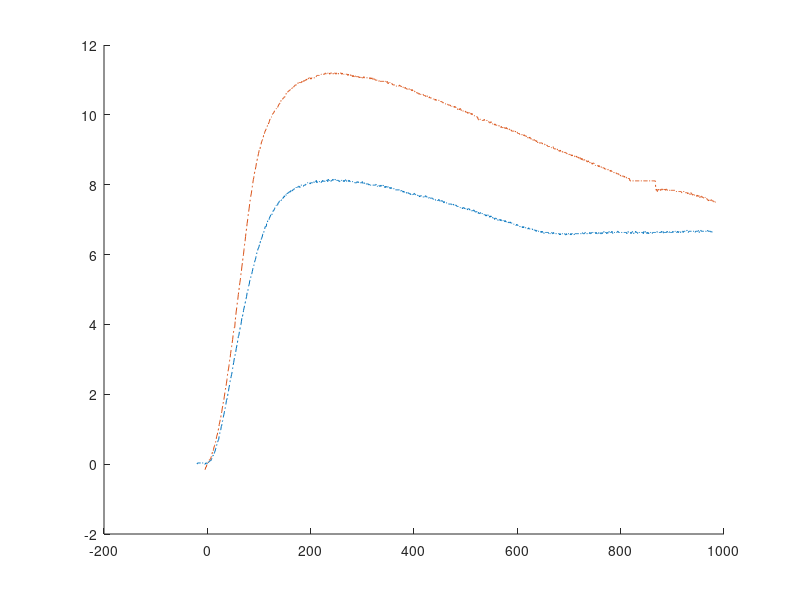

Here is the MATLAB script that generated this plot: (Note: this script raises an error after producing the figure.)
clear variables, close all, clc, format compact
%%
tempio=[
23.70500997203753
23.70500997203753
23.772636659716103
23.772636659716103
23.84026470852855
23.874079243385797
23.907894118557486
23.907894118557486
23.975524889885136
23.975524889885136
23.975524889885136
24.009340786061372
24.043157022592982
24.076973599490856
24.144607774424067
24.212243310943986
24.212243310943986
24.27988020913247
24.347518469071375
24.381338109723327
24.448978412442557
24.48279907453086
24.550441420215904
24.651907492668894
24.685730197907745
24.753376630079007
24.821024424577047
24.888673581484102
24.99014987154172
25.05780243483177
25.12545636081883
25.193111649585124
25.294597138126996
25.362255834202596
25.46374643409405
25.531408537993745
25.632904250007513
25.700569762246086
25.80207058715492
25.903574480171162
26.005081441573424
26.072754453971175
26.174266529968676
26.275781675094525
26.411139976609544
26.51266228411725
26.5803455280252
26.68187295244825
26.817247628092503
26.884937013134834
27.020319878072186
27.12186061009708
27.223404413850155
27.32495128961001
27.426501237655632
27.561905947976605
27.66346306577366
27.765023256786545
27.765023256786545
27.968152859575
28.103579425857657
28.23901145778463
28.340589068957126
28.476030667354266
28.57761545413945
28.713066621033985
28.814658584952934
28.950119322373205
29.051718464947374
29.153320684554146
29.288795097674072
29.390404498110097
29.525888486684707
29.62750506947331
29.762998635533208
29.864622402197345
30.000125547773877
30.135634168272123
30.23726922696253
30.372787430170877
30.508311110126908
30.609957464608904
30.745490730470387
30.84714427514464
30.982687128946306
31.08434786533877
31.18601168436301
31.32156823875236
31.423239251676357
31.524913348167082
31.592697792392325
31.694377028785354
31.796059349493817
31.897744754798573
31.99943324498049
32.06722728572717
32.168920917994434
32.236718387058595
32.30451722759514
32.37231743968742
32.47402032967449
32.54182397101995
32.60962898421253
32.677435369335946
32.74524312647243
32.813052255706104
32.880862757119935
32.880862757119935
32.98258108226046
33.016487876821145
33.08430249527561
33.118210319190034
33.15211848624328
33.18602699644586
33.28775458605283
33.28775458605283
33.35557469506104
33.38948526437738
33.42339617691627
33.457307432687465
33.49121903170149
33.52513097396923
33.592955888306406
33.592955888306406
33.62686886039687
33.66078217578235
33.72860983648041
33.72860983648041
33.76252418181402
33.796438870483954
33.796438870483954
33.86426927787671
33.89818499661981
33.89818499661981
33.93210105874166
33.966017464252396
33.966017464252396
33.99993421316253
34.03385130548221
34.03385130548221
34.06776874122269
34.06776874122269
34.10168652039336
34.135604643005486
34.16952310906883
34.16952310906883
34.237361071592346
34.237361071592346
34.27128056807317
34.27128056807317
34.3052004080469
34.3052004080469
34.33912059152478
34.33912059152478
34.37304111851659
34.37304111851659
34.37304111851659
34.44088320308477
34.474804760681806
34.474804760681806
34.50872666183444
34.50872666183444
34.542648906553936
34.542648906553936
34.542648906553936
34.57657149485006
34.57657149485006
34.610494426733325
34.610494426733325
34.610494426733325
34.64441770221425
34.64441770221425
34.64441770221425
34.67834132130334
34.67834132130334
34.71226528401074
34.71226528401074
34.71226528401074
34.71226528401074
34.746189590347704
34.746189590347704
34.78011424032326
34.746189590347704
34.78011424032326
34.78011424032326
34.78011424032326
34.78011424032326
34.78011424032326
34.81403923394941
34.78011424032326
34.81403923394941
34.81403923394941
34.84796457123554
34.81403923394941
34.84796457123554
34.84796457123554
34.84796457123554
34.881890252192555
34.84796457123554
34.881890252192555
34.881890252192555
34.915816276830576
34.881890252192555
34.915816276830576
34.915816276830576
34.881890252192555
34.881890252192555
34.915816276830576
34.915816276830576
34.915816276830576
34.915816276830576
34.915816276830576
34.915816276830576
34.915816276830576
34.94974264516049
34.94974264516049
34.94974264516049
34.983669357192454
34.983669357192454
34.983669357192454
34.983669357192454
34.983669357192454
34.983669357192454
34.983669357192454
34.983669357192454
35.01759641293697
35.01759641293697
35.01759641293697
35.01759641293697
35.01759641293697
35.01759641293697
35.01759641293697
35.01759641293697
35.05152381240417
35.05152381240417
35.01759641293697
35.01759641293697
35.01759641293697
35.05152381240417
35.05152381240417
35.01759641293697
35.05152381240417
35.01759641293697
35.05152381240417
35.05152381240417
35.05152381240417
35.05152381240417
35.05152381240417
35.01759641293697
35.05152381240417
35.01759641293697
35.05152381240417
35.05152381240417
35.05152381240417
35.01759641293697
35.05152381240417
35.05152381240417
35.01759641293697
35.01759641293697
35.05152381240417
35.05152381240417
35.05152381240417
35.05152381240417
35.05152381240417
35.05152381240417
35.01759641293697
35.05152381240417
35.01759641293697
35.05152381240417
35.01759641293697
35.01759641293697
35.01759641293697
35.01759641293697
35.01759641293697
35.01759641293697
35.01759641293697
35.01759641293697
34.983669357192454
35.01759641293697
34.983669357192454
34.983669357192454
34.983669357192454
34.983669357192454
35.01759641293697
34.983669357192454
34.983669357192454
34.94974264516049
34.983669357192454
34.94974264516049
34.983669357192454
34.94974264516049
34.94974264516049
34.983669357192454
34.94974264516049
34.94974264516049
34.94974264516049
34.94974264516049
34.94974264516049
34.94974264516049
34.915816276830576
34.94974264516049
34.94974264516049
34.915816276830576
34.94974264516049
34.915816276830576
34.915816276830576
34.915816276830576
34.915816276830576
34.94974264516049
34.915816276830576
34.915816276830576
34.915816276830576
34.915816276830576
34.915816276830576
34.915816276830576
34.915816276830576
34.915816276830576
34.915816276830576
34.915816276830576
34.915816276830576
34.881890252192555
34.915816276830576
34.915816276830576
34.881890252192555
34.915816276830576
34.915816276830576
34.84796457123554
34.881890252192555
34.881890252192555
34.881890252192555
34.84796457123554
34.84796457123554
34.84796457123554
34.84796457123554
34.84796457123554
34.84796457123554
34.84796457123554
34.81403923394941
34.84796457123554
34.81403923394941
34.81403923394941
34.81403923394941
34.81403923394941
34.81403923394941
34.81403923394941
34.81403923394941
34.81403923394941
34.81403923394941
34.78011424032326
34.81403923394941
34.81403923394941
34.78011424032326
34.78011424032326
34.81403923394941
34.78011424032326
34.746189590347704
34.78011424032326
34.746189590347704
34.78011424032326
34.78011424032326
34.746189590347704
34.746189590347704
34.746189590347704
34.746189590347704
34.71226528401074
34.71226528401074
34.71226528401074
34.71226528401074
34.71226528401074
34.67834132130334
34.67834132130334
34.67834132130334
34.67834132130334
34.67834132130334
34.67834132130334
34.67834132130334
34.67834132130334
34.71226528401074
34.67834132130334
34.67834132130334
34.67834132130334
34.64441770221425
34.64441770221425
34.64441770221425
34.64441770221425
34.64441770221425
34.64441770221425
34.610494426733325
34.64441770221425
34.610494426733325
34.610494426733325
34.610494426733325
34.57657149485006
34.57657149485006
34.57657149485006
34.57657149485006
34.610494426733325
34.57657149485006
34.57657149485006
34.57657149485006
34.57657149485006
34.542648906553936
34.57657149485006
34.542648906553936
34.542648906553936
34.542648906553936
34.542648906553936
34.50872666183444
34.50872666183444
34.50872666183444
34.50872666183444
34.474804760681806
34.474804760681806
34.474804760681806
34.474804760681806
34.44088320308477
34.474804760681806
34.44088320308477
34.44088320308477
34.44088320308477
34.44088320308477
34.44088320308477
34.44088320308477
34.44088320308477
34.406961989033206
34.406961989033206
34.406961989033206
34.406961989033206
34.37304111851659
34.406961989033206
34.406961989033206
34.37304111851659
34.37304111851659
34.37304111851659
34.33912059152478
34.37304111851659
34.33912059152478
34.33912059152478
34.33912059152478
34.33912059152478
34.33912059152478
34.33912059152478
34.3052004080469
34.3052004080469
34.33912059152478
34.3052004080469
34.27128056807317
34.3052004080469
34.27128056807317
34.27128056807317
34.27128056807317
34.27128056807317
34.27128056807317
34.27128056807317
34.27128056807317
34.237361071592346
34.237361071592346
34.237361071592346
34.237361071592346
34.237361071592346
34.20344191859428
34.20344191859428
34.20344191859428
34.20344191859428
34.16952310906883
34.16952310906883
34.16952310906883
34.16952310906883
34.16952310906883
34.16952310906883
34.16952310906883
34.135604643005486
34.135604643005486
34.135604643005486
34.135604643005486
34.135604643005486
34.10168652039336
34.135604643005486
34.10168652039336
34.10168652039336
34.10168652039336
34.10168652039336
34.10168652039336
34.06776874122269
34.10168652039336
34.06776874122269
34.06776874122269
34.06776874122269
34.03385130548221
34.03385130548221
33.99993421316253
34.03385130548221
34.03385130548221
33.99993421316253
34.03385130548221
34.03385130548221
33.99993421316253
33.966017464252396
33.966017464252396
33.966017464252396
33.966017464252396
33.966017464252396
33.966017464252396
33.966017464252396
33.966017464252396
33.93210105874166
33.93210105874166
33.93210105874166
33.93210105874166
33.89818499661981
33.93210105874166
33.89818499661981
33.93210105874166
33.89818499661981
33.89818499661981
33.89818499661981
33.86426927787671
33.89818499661981
33.86426927787671
33.86426927787671
33.86426927787671
33.83035390250147
33.83035390250147
33.83035390250147
33.83035390250147
33.83035390250147
33.796438870483954
33.796438870483954
33.796438870483954
33.72860983648041
33.72860983648041
33.69469583447336
33.69469583447336
33.72860983648041
33.72860983648041
33.72860983648041
33.72860983648041
33.69469583447336
33.69469583447336
33.69469583447336
33.69469583447336
33.72860983648041
33.69469583447336
33.69469583447336
33.69469583447336
33.69469583447336
33.69469583447336
33.69469583447336
33.66078217578235
33.66078217578235
33.66078217578235
33.62686886039687
33.62686886039687
33.62686886039687
33.66078217578235
33.62686886039687
33.62686886039687
33.592955888306406
33.592955888306406
33.592955888306406
33.559043259500825
33.592955888306406
33.592955888306406
33.559043259500825
33.559043259500825
33.559043259500825
33.559043259500825
33.559043259500825
33.559043259500825
33.559043259500825
33.52513097396923
33.52513097396923
33.52513097396923
33.49121903170149
33.52513097396923
33.49121903170149
33.49121903170149
33.49121903170149
33.49121903170149
33.52513097396923
33.49121903170149
33.457307432687465
33.49121903170149
33.457307432687465
33.49121903170149
33.457307432687465
33.457307432687465
33.457307432687465
33.42339617691627
33.42339617691627
33.457307432687465
33.42339617691627
33.42339617691627
33.42339617691627
33.38948526437738
33.38948526437738
33.38948526437738
33.38948526437738
33.38948526437738
33.38948526437738
33.35557469506104
33.38948526437738
33.35557469506104
33.35557469506104
33.35557469506104
33.35557469506104
33.321664468956364
33.321664468956364
33.321664468956364
33.321664468956364
33.28775458605283
33.28775458605283
33.28775458605283
33.28775458605283
33.28775458605283
33.28775458605283
33.25384504633993
33.25384504633993
33.28775458605283
33.25384504633993
33.25384504633993
33.25384504633993
33.25384504633993
33.219935849807904
33.219935849807904
33.219935849807904
33.18602699644586
33.219935849807904
33.18602699644586
33.219935849807904
33.18602699644586
33.18602699644586
33.15211848624328
33.15211848624328
33.15211848624328
33.15211848624328
33.118210319190034
33.118210319190034
33.15211848624328
33.118210319190034
33.118210319190034
33.118210319190034
33.08430249527561
33.118210319190034
33.05039501448948
33.08430249527561
33.08430249527561
33.05039501448948
33.05039501448948
33.05039501448948
33.05039501448948
33.05039501448948
33.05039501448948
33.05039501448948
33.016487876821145
33.016487876821145
33.016487876821145
33.016487876821145
33.016487876821145
32.98258108226046
32.98258108226046
32.98258108226046
32.98258108226046
32.98258108226046
32.948674630796916
32.948674630796916
32.948674630796916
32.948674630796916
32.948674630796916
32.948674630796916
32.948674630796916
32.914768522420374
32.914768522420374
32.914768522420374
32.948674630796916
32.914768522420374
32.880862757119935
32.880862757119935
32.880862757119935
32.880862757119935
32.880862757119935
32.880862757119935
32.846957334885104
32.880862757119935
32.846957334885104
32.846957334885104
32.813052255706104
32.813052255706104
32.846957334885104
32.813052255706104
32.813052255706104
32.813052255706104
32.77914751957205
32.813052255706104
32.813052255706104
32.77914751957205
32.77914751957205
32.77914751957205
32.77914751957205
32.77914751957205
32.74524312647243
32.74524312647243
32.74524312647243
32.74524312647243
32.74524312647243
32.71133907639711
32.74524312647243
32.74524312647243
32.71133907639711
32.71133907639711
32.677435369335946
32.71133907639711
32.677435369335946
32.677435369335946
32.677435369335946
32.677435369335946
32.677435369335946
32.64353200527767
32.64353200527767
32.677435369335946
32.64353200527767
32.64353200527767
32.64353200527767
32.64353200527767
32.60962898421253
32.60962898421253
32.64353200527767
32.57572630613038
32.60962898421253
32.57572630613038
32.60962898421253
32.57572630613038
32.57572630613038
32.54182397101995
32.54182397101995
32.57572630613038
32.54182397101995
32.54182397101995
32.54182397101995
32.54182397101995
32.507921978871494
32.507921978871494
32.54182397101995
32.507921978871494
32.47402032967449
32.47402032967449
32.507921978871494
32.47402032967449
32.47402032967449
32.47402032967449
32.44011902341842
32.47402032967449
32.47402032967449
32.47402032967449
32.44011902341842
32.44011902341842
32.406218060092776
32.406218060092776
32.406218060092776
32.406218060092776
32.406218060092776
32.406218060092776
32.37231743968742
32.406218060092776
32.37231743968742
32.37231743968742
32.33841716219146
32.37231743968742
32.33841716219146
32.33841716219146
32.33841716219146
32.33841716219146
32.33841716219146
32.33841716219146
32.30451722759514
32.30451722759514
32.30451722759514
32.30451722759514
32.30451722759514
32.30451722759514
32.30451722759514
32.27061763588756
32.27061763588756
32.27061763588756
32.27061763588756
32.236718387058595
32.27061763588756
32.236718387058595
32.236718387058595
32.236718387058595
32.236718387058595
32.20281948109773
32.20281948109773
32.20281948109773
32.20281948109773
32.20281948109773
32.20281948109773
32.168920917994434
32.168920917994434
32.168920917994434
32.168920917994434
32.168920917994434
32.13502269773896
32.13502269773896
32.10112482031967
32.13502269773896
32.13502269773896
32.10112482031967
32.10112482031967
32.10112482031967
32.10112482031967
32.10112482031967
32.06722728572717
32.10112482031967
32.06722728572717
32.06722728572717
32.06722728572717
32.033330093950944
32.033330093950944
32.033330093950944
32.033330093950944
32.033330093950944
32.033330093950944
31.965536738804907
31.965536738804907
31.965536738804907
31.965536738804907
31.965536738804907
31.965536738804907
31.965536738804907
31.965536738804907
31.965536738804907
31.965536738804907
31.965536738804907
31.965536738804907
31.965536738804907
31.965536738804907
31.965536738804907
31.965536738804907
31.965536738804907
31.965536738804907
31.965536738804907
31.965536738804907
31.965536738804907
31.965536738804907
31.965536738804907
31.965536738804907
31.965536738804907
31.965536738804907
31.965536738804907
31.965536738804907
31.965536738804907
31.965536738804907
31.965536738804907
31.965536738804907
31.965536738804907
31.965536738804907
31.965536738804907
31.965536738804907
31.965536738804907
31.965536738804907
31.965536738804907
31.965536738804907
31.965536738804907
31.965536738804907
31.965536738804907
31.965536738804907
31.965536738804907
31.965536738804907
31.965536738804907
31.965536738804907
31.965536738804907
31.965536738804907
31.728270792972523
31.694377028785354
31.728270792972523
31.660483607299938
31.694377028785354
31.728270792972523
31.694377028785354
31.694377028785354
31.728270792972523
31.694377028785354
31.694377028785354
31.728270792972523
31.728270792972523
31.728270792972523
31.694377028785354
31.694377028785354
31.728270792972523
31.694377028785354
31.728270792972523
31.694377028785354
31.728270792972523
31.728270792972523
31.694377028785354
31.694377028785354
31.694377028785354
31.694377028785354
31.694377028785354
31.694377028785354
31.694377028785354
31.728270792972523
31.694377028785354
31.694377028785354
31.694377028785354
31.694377028785354
31.694377028785354
31.694377028785354
31.694377028785354
31.694377028785354
31.694377028785354
31.660483607299938
31.660483607299938
31.660483607299938
31.660483607299938
31.660483607299938
31.660483607299938
31.660483607299938
31.660483607299938
31.660483607299938
31.660483607299938
31.660483607299938
31.62659052850577
31.62659052850577
31.660483607299938
31.660483607299938
31.660483607299938
31.660483607299938
31.62659052850577
31.62659052850577
31.62659052850577
31.62659052850577
31.62659052850577
31.62659052850577
31.592697792392325
31.62659052850577
31.62659052850577
31.592697792392325
31.592697792392325
31.558805398949477
31.62659052850577
31.592697792392325
31.592697792392325
31.558805398949477
31.558805398949477
31.592697792392325
31.558805398949477
31.558805398949477
31.558805398949477
31.558805398949477
31.524913348167082
31.524913348167082
31.558805398949477
31.524913348167082
31.524913348167082
31.524913348167082
31.558805398949477
31.49102164003425
31.524913348167082
31.49102164003425
31.524913348167082
31.524913348167082
31.49102164003425
31.49102164003425
31.49102164003425
31.457130274540848
31.457130274540848
31.49102164003425
31.49102164003425
31.49102164003425
31.457130274540848
31.457130274540848
31.423239251676357
31.423239251676357
31.38934857143027
31.423239251676357
31.38934857143027
31.423239251676357
31.38934857143027
31.423239251676357
31.423239251676357
31.38934857143027
31.38934857143027
31.38934857143027
31.38934857143027
31.35545823379244
31.38934857143027
31.35545823379244
31.35545823379244
31.35545823379244
31.35545823379244
]
tempp=[
23.130238070950185
23.16404546157896
23.16404546157896
23.16404546157896
23.16404546157896
23.16404546157896
23.16404546157896
23.16404546157896
23.16404546157896
23.16404546157896
23.16404546157896
23.16404546157896
23.16404546157896
23.16404546157896
23.16404546157896
23.130238070950185
23.130238070950185
23.16404546157896
23.16404546157896
23.16404546157896
23.130238070950185
23.16404546157896
23.19785319230591
23.16404546157896
23.19785319230591
23.231661263142293
23.231661263142293
23.231661263142293
23.265469674097123
23.299278425182035
23.366896947781544
23.366896947781544
23.40070671931604
23.43451683102155
23.468327282907836
23.502138074985034
23.569760679754225
23.603572492466494
23.671197138597822
23.70500997203753
23.772636659716103
23.806450513975243
23.84026470852855
23.941709334053762
24.009340786061372
24.076973599490856
24.11079051676438
24.212243310943986
24.246061589824496
24.347518469071375
24.381338109723327
24.48279907453086
24.550441420215904
24.618085127980663
24.71955324370774
24.753376630079007
24.854848832724475
24.956324100882778
24.99014987154172
25.05780243483177
25.159283834849315
25.22693980503677
25.3284263157866
25.396085693385494
25.497577315639607
25.56524010116622
25.632904250007513
25.700569762246086
25.768236637964918
25.869739508247527
25.971245446823787
26.038917777285967
26.140428830302767
26.20810457064968
26.275781675094525
26.34346014372065
26.444980404678574
26.51266228411725
26.5803455280252
26.68187295244825
26.783403447391922
26.817247628092503
26.918782217497238
26.986473649955588
27.088013358132795
27.12186061009708
27.223404413850155
27.32495128961001
27.358800930912945
27.426501237655632
27.52805425826638
27.595757979124347
27.66346306577366
27.731169518296927
27.798877336776005
27.866586521293872
27.93429707193389
28.035865459551996
28.069722271908535
28.1374369214095
28.23901145778463
28.272870319851002
28.374448956017904
28.40830918476401
28.476030667354266
28.543753516810497
28.57761545413945
28.645340354050095
28.713066621033985
28.780794255173717
28.814658584952934
28.882388269981888
28.950119322373205
28.983985361356314
29.051718464947374
29.119452936108814
29.187188774922863
29.221057207225474
29.288795097674072
29.32266455584071
29.356534355982546
29.424274982233875
29.45814580836402
29.525888486684707
29.559760338896275
29.593632533155517
29.62750506947331
29.695251168324752
29.762998635533208
29.762998635533208
29.79687288229736
29.864622402197345
29.932373290661605
29.932373290661605
29.932373290661605
30.03400218959827
30.03400218959827
30.10175649983725
30.10175649983725
30.10175649983725
30.169512178930763
30.203390531824432
30.23726922696253
30.27114826435593
30.305027644014782
30.27114826435593
30.372787430170877
30.372787430170877
30.372787430170877
30.406667836689152
30.440548585514176
30.474429676656467
30.508311110126908
30.54219288593564
30.54219288593564
30.5760750040928
30.54219288593564
30.609957464608904
30.609957464608904
30.643840267494088
30.67772341275962
30.67772341275962
30.67772341275962
30.67772341275962
30.711606900414882
30.745490730470387
30.745490730470387
30.745490730470387
30.77937490293703
30.81325941782494
30.77937490293703
30.81325941782494
30.84714427514464
30.81325941782494
30.881029474905887
30.881029474905887
30.881029474905887
30.914915017119945
30.914915017119945
30.914915017119945
30.94880090179658
30.914915017119945
30.982687128946306
30.982687128946306
30.94880090179658
30.982687128946306
30.982687128946306
30.982687128946306
31.01657369857963
31.01657369857963
31.050460610707074
31.050460610707074
31.050460610707074
31.050460610707074
31.08434786533877
31.050460610707074
31.08434786533877
31.08434786533877
31.08434786533877
31.050460610707074
31.08434786533877
31.118235462484858
31.118235462484858
31.118235462484858
31.118235462484858
31.118235462484858
31.08434786533877
31.118235462484858
31.118235462484858
31.118235462484858
31.118235462484858
31.152123402156224
31.152123402156224
31.152123402156224
31.18601168436301
31.18601168436301
31.18601168436301
31.18601168436301
31.18601168436301
31.152123402156224
31.18601168436301
31.18601168436301
31.18601168436301
31.18601168436301
31.18601168436301
31.18601168436301
31.21990030911573
31.18601168436301
31.18601168436301
31.21990030911573
31.21990030911573
31.253789276424516
31.18601168436301
31.21990030911573
31.21990030911573
31.21990030911573
31.21990030911573
31.21990030911573
31.21990030911573
31.21990030911573
31.18601168436301
31.21990030911573
31.21990030911573
31.253789276424516
31.21990030911573
31.253789276424516
31.253789276424516
31.21990030911573
31.253789276424516
31.253789276424516
31.253789276424516
31.253789276424516
31.253789276424516
31.21990030911573
31.287678586300267
31.21990030911573
31.253789276424516
31.253789276424516
31.21990030911573
31.21990030911573
31.253789276424516
31.253789276424516
31.253789276424516
31.287678586300267
31.253789276424516
31.253789276424516
31.253789276424516
31.287678586300267
31.253789276424516
31.253789276424516
31.253789276424516
31.253789276424516
31.253789276424516
31.253789276424516
31.253789276424516
31.21990030911573
31.21990030911573
31.253789276424516
31.253789276424516
31.253789276424516
31.253789276424516
31.253789276424516
31.253789276424516
31.21990030911573
31.253789276424516
31.21990030911573
31.253789276424516
31.253789276424516
31.287678586300267
31.253789276424516
31.21990030911573
31.21990030911573
31.253789276424516
31.253789276424516
31.21990030911573
31.253789276424516
31.21990030911573
31.21990030911573
31.21990030911573
31.21990030911573
31.21990030911573
31.21990030911573
31.21990030911573
31.21990030911573
31.21990030911573
31.18601168436301
31.18601168436301
31.18601168436301
31.18601168436301
31.18601168436301
31.21990030911573
31.18601168436301
31.21990030911573
31.18601168436301
31.18601168436301
31.18601168436301
31.18601168436301
31.18601168436301
31.18601168436301
31.18601168436301
31.21990030911573
31.18601168436301
31.152123402156224
31.152123402156224
31.18601168436301
31.152123402156224
31.152123402156224
31.152123402156224
31.152123402156224
31.152123402156224
31.152123402156224
31.152123402156224
31.152123402156224
31.118235462484858
31.152123402156224
31.118235462484858
31.118235462484858
31.118235462484858
31.118235462484858
31.118235462484858
31.118235462484858
31.118235462484858
31.118235462484858
31.118235462484858
31.118235462484858
31.118235462484858
31.118235462484858
31.152123402156224
31.118235462484858
31.08434786533877
31.08434786533877
31.118235462484858
31.118235462484858
31.08434786533877
31.08434786533877
31.08434786533877
31.118235462484858
31.08434786533877
31.08434786533877
31.08434786533877
31.118235462484858
31.08434786533877
31.08434786533877
31.050460610707074
31.08434786533877
31.050460610707074
31.08434786533877
31.050460610707074
31.050460610707074
31.050460610707074
31.08434786533877
31.050460610707074
31.050460610707074
31.050460610707074
31.01657369857963
31.050460610707074
31.050460610707074
31.01657369857963
31.01657369857963
31.01657369857963
31.01657369857963
31.01657369857963
31.01657369857963
30.982687128946306
30.982687128946306
30.982687128946306
30.982687128946306
30.982687128946306
30.982687128946306
30.982687128946306
30.982687128946306
30.982687128946306
30.982687128946306
30.982687128946306
30.94880090179658
30.94880090179658
30.982687128946306
30.94880090179658
30.94880090179658
30.914915017119945
30.94880090179658
30.914915017119945
30.914915017119945
30.914915017119945
30.914915017119945
30.914915017119945
30.881029474905887
30.914915017119945
30.914915017119945
30.881029474905887
30.881029474905887
30.881029474905887
30.881029474905887
30.84714427514464
30.881029474905887
30.881029474905887
30.84714427514464
30.84714427514464
30.881029474905887
30.84714427514464
30.881029474905887
30.881029474905887
30.84714427514464
30.84714427514464
30.84714427514464
30.84714427514464
30.84714427514464
30.81325941782494
30.84714427514464
30.81325941782494
30.81325941782494
30.77937490293703
30.81325941782494
30.81325941782494
30.81325941782494
30.81325941782494
30.81325941782494
30.77937490293703
30.77937490293703
30.77937490293703
30.745490730470387
30.77937490293703
30.81325941782494
30.81325941782494
30.77937490293703
30.77937490293703
30.77937490293703
30.77937490293703
30.745490730470387
30.745490730470387
30.77937490293703
30.745490730470387
30.745490730470387
30.745490730470387
30.745490730470387
30.745490730470387
30.745490730470387
30.711606900414882
30.711606900414882
30.711606900414882
30.711606900414882
30.711606900414882
30.67772341275962
30.67772341275962
30.67772341275962
30.67772341275962
30.67772341275962
30.67772341275962
30.711606900414882
30.67772341275962
30.67772341275962
30.643840267494088
30.643840267494088
30.67772341275962
30.643840267494088
30.67772341275962
30.643840267494088
30.643840267494088
30.609957464608904
30.643840267494088
30.643840267494088
30.609957464608904
30.609957464608904
30.609957464608904
30.609957464608904
30.609957464608904
30.609957464608904
30.5760750040928
30.5760750040928
30.5760750040928
30.5760750040928
30.5760750040928
30.5760750040928
30.5760750040928
30.54219288593564
30.54219288593564
30.54219288593564
30.5760750040928
30.54219288593564
30.54219288593564
30.54219288593564
30.54219288593564
30.54219288593564
30.508311110126908
30.508311110126908
30.508311110126908
30.508311110126908
30.508311110126908
30.508311110126908
30.474429676656467
30.474429676656467
30.474429676656467
30.474429676656467
30.474429676656467
30.440548585514176
30.474429676656467
30.474429676656467
30.474429676656467
30.440548585514176
30.474429676656467
30.440548585514176
30.440548585514176
30.406667836689152
30.406667836689152
30.440548585514176
30.440548585514176
30.440548585514176
30.440548585514176
30.406667836689152
30.406667836689152
30.406667836689152
30.406667836689152
30.372787430170877
30.406667836689152
30.372787430170877
30.406667836689152
30.406667836689152
30.372787430170877
30.372787430170877
30.33890736594959
30.372787430170877
30.372787430170877
30.33890736594959
30.33890736594959
30.305027644014782
30.33890736594959
30.305027644014782
30.305027644014782
30.305027644014782
30.33890736594959
30.305027644014782
30.305027644014782
30.305027644014782
30.305027644014782
30.27114826435593
30.27114826435593
30.27114826435593
30.27114826435593
30.27114826435593
30.23726922696253
30.23726922696253
30.27114826435593
30.23726922696253
30.27114826435593
30.23726922696253
30.203390531824432
30.203390531824432
30.23726922696253
30.203390531824432
30.23726922696253
30.203390531824432
30.203390531824432
30.203390531824432
30.169512178930763
30.203390531824432
30.169512178930763
30.135634168272123
30.169512178930763
30.169512178930763
30.169512178930763
30.135634168272123
30.135634168272123
30.135634168272123
30.10175649983725
30.135634168272123
30.135634168272123
30.135634168272123
30.10175649983725
30.135634168272123
30.10175649983725
30.10175649983725
30.135634168272123
30.10175649983725
30.10175649983725
30.135634168272123
30.10175649983725
30.067879173616014
30.10175649983725
30.067879173616014
30.067879173616014
30.067879173616014
30.067879173616014
30.067879173616014
30.03400218959827
30.067879173616014
30.03400218959827
30.067879173616014
30.03400218959827
30.03400218959827
30.03400218959827
30.03400218959827
30.03400218959827
30.03400218959827
30.000125547773877
30.000125547773877
30.000125547773877
30.000125547773877
29.96624924813158
29.96624924813158
30.000125547773877
29.96624924813158
29.96624924813158
29.96624924813158
29.96624924813158
29.932373290661605
29.932373290661605
29.932373290661605
29.932373290661605
29.932373290661605
29.932373290661605
29.898497675353823
29.932373290661605
29.898497675353823
29.932373290661605
29.898497675353823
29.898497675353823
29.898497675353823
29.898497675353823
29.898497675353823
29.898497675353823
29.864622402197345
29.864622402197345
29.898497675353823
29.864622402197345
29.864622402197345
29.864622402197345
29.864622402197345
29.864622402197345
29.864622402197345
29.864622402197345
29.830747471181652
29.830747471181652
29.830747471181652
29.830747471181652
29.830747471181652
29.830747471181652
29.79687288229736
29.79687288229736
29.830747471181652
29.79687288229736
29.79687288229736
29.79687288229736
29.79687288229736
29.79687288229736
29.79687288229736
29.79687288229736
29.762998635533208
29.79687288229736
29.762998635533208
29.79687288229736
29.79687288229736
29.762998635533208
29.72912473087905
29.762998635533208
29.762998635533208
29.762998635533208
29.762998635533208
29.762998635533208
29.762998635533208
29.762998635533208
29.762998635533208
29.72912473087905
29.762998635533208
29.72912473087905
29.72912473087905
29.72912473087905
29.762998635533208
29.762998635533208
29.72912473087905
29.72912473087905
29.762998635533208
29.72912473087905
29.72912473087905
29.72912473087905
29.72912473087905
29.72912473087905
29.72912473087905
29.72912473087905
29.72912473087905
29.72912473087905
29.72912473087905
29.72912473087905
29.695251168324752
29.72912473087905
29.695251168324752
29.695251168324752
29.695251168324752
29.72912473087905
29.72912473087905
29.72912473087905
29.72912473087905
29.72912473087905
29.72912473087905
29.695251168324752
29.695251168324752
29.72912473087905
29.695251168324752
29.72912473087905
29.72912473087905
29.72912473087905
29.72912473087905
29.72912473087905
29.695251168324752
29.72912473087905
29.695251168324752
29.72912473087905
29.72912473087905
29.72912473087905
29.72912473087905
29.72912473087905
29.695251168324752
29.762998635533208
29.72912473087905
29.72912473087905
29.72912473087905
29.72912473087905
29.72912473087905
29.72912473087905
29.72912473087905
29.72912473087905
29.72912473087905
29.72912473087905
29.72912473087905
29.72912473087905
29.72912473087905
29.762998635533208
29.762998635533208
29.72912473087905
29.72912473087905
29.72912473087905
29.72912473087905
29.762998635533208
29.762998635533208
29.762998635533208
29.72912473087905
29.72912473087905
29.72912473087905
29.72912473087905
29.72912473087905
29.72912473087905
29.762998635533208
29.72912473087905
29.72912473087905
29.762998635533208
29.72912473087905
29.762998635533208
29.762998635533208
29.762998635533208
29.762998635533208
29.762998635533208
29.762998635533208
29.762998635533208
29.72912473087905
29.762998635533208
29.72912473087905
29.72912473087905
29.72912473087905
29.762998635533208
29.72912473087905
29.762998635533208
29.762998635533208
29.72912473087905
29.72912473087905
29.72912473087905
29.762998635533208
29.72912473087905
29.762998635533208
29.762998635533208
29.79687288229736
29.762998635533208
29.762998635533208
29.762998635533208
29.762998635533208
29.72912473087905
29.762998635533208
29.762998635533208
29.72912473087905
29.762998635533208
29.79687288229736
29.762998635533208
29.762998635533208
29.762998635533208
29.762998635533208
29.79687288229736
29.762998635533208
29.72912473087905
29.762998635533208
29.762998635533208
29.762998635533208
29.762998635533208
29.762998635533208
29.762998635533208
29.762998635533208
29.762998635533208
29.79687288229736
29.79687288229736
29.762998635533208
29.762998635533208
29.762998635533208
29.762998635533208
29.762998635533208
29.762998635533208
29.762998635533208
29.762998635533208
29.762998635533208
29.762998635533208
29.762998635533208
29.762998635533208
29.762998635533208
29.762998635533208
29.762998635533208
29.762998635533208
29.72912473087905
29.79687288229736
29.79687288229736
29.762998635533208
29.762998635533208
29.762998635533208
29.762998635533208
29.762998635533208
29.72912473087905
29.762998635533208
29.762998635533208
29.79687288229736
29.762998635533208
29.72912473087905
29.762998635533208
29.762998635533208
29.762998635533208
29.79687288229736
29.762998635533208
29.762998635533208
29.762998635533208
29.72912473087905
29.762998635533208
29.762998635533208
29.762998635533208
29.762998635533208
29.762998635533208
29.762998635533208
29.762998635533208
29.762998635533208
29.762998635533208
29.762998635533208
29.72912473087905
29.79687288229736
29.762998635533208
29.762998635533208
29.79687288229736
29.79687288229736
29.79687288229736
29.72912473087905
29.762998635533208
29.762998635533208
29.72912473087905
29.762998635533208
29.762998635533208
29.762998635533208
29.762998635533208
29.762998635533208
29.762998635533208
29.72912473087905
29.762998635533208
29.762998635533208
29.762998635533208
29.762998635533208
29.762998635533208
29.762998635533208
29.762998635533208
29.762998635533208
29.79687288229736
29.762998635533208
29.762998635533208
29.762998635533208
29.762998635533208
29.762998635533208
29.762998635533208
29.762998635533208
29.762998635533208
29.79687288229736
29.762998635533208
29.762998635533208
29.79687288229736
29.72912473087905
29.762998635533208
29.762998635533208
29.762998635533208
29.762998635533208
29.762998635533208
29.762998635533208
29.79687288229736
29.762998635533208
29.762998635533208
29.762998635533208
29.762998635533208
29.79687288229736
29.762998635533208
29.762998635533208
29.762998635533208
29.762998635533208
29.762998635533208
29.79687288229736
29.762998635533208
29.762998635533208
29.762998635533208
29.79687288229736
29.79687288229736
29.762998635533208
29.762998635533208
29.762998635533208
29.79687288229736
29.762998635533208
29.762998635533208
29.79687288229736
29.762998635533208
29.762998635533208
29.762998635533208
29.79687288229736
29.79687288229736
29.79687288229736
29.79687288229736
29.762998635533208
29.79687288229736
29.79687288229736
29.79687288229736
29.79687288229736
29.79687288229736
29.79687288229736
29.830747471181652
29.79687288229736
29.79687288229736
29.762998635533208
29.79687288229736
29.79687288229736
29.79687288229736
29.79687288229736
29.79687288229736
29.79687288229736
29.79687288229736
29.79687288229736
29.79687288229736
29.79687288229736
29.79687288229736
29.79687288229736
29.762998635533208
29.79687288229736
29.79687288229736
29.79687288229736
29.79687288229736
29.79687288229736
29.79687288229736
29.830747471181652
29.762998635533208
29.79687288229736
29.79687288229736
29.830747471181652
29.79687288229736
29.79687288229736
29.79687288229736
29.79687288229736
29.79687288229736
29.79687288229736
29.79687288229736
29.79687288229736
29.79687288229736
29.79687288229736
29.79687288229736
29.79687288229736
29.830747471181652
29.79687288229736
29.79687288229736
29.79687288229736
29.79687288229736
29.79687288229736
29.79687288229736
29.762998635533208
29.79687288229736
29.762998635533208
29.79687288229736
29.79687288229736

]


%%
hold on
timep=(-20:1:(numel(tempp')-21))';
plot(timep,tempp-min(tempp),'-.')
timeio=-5:1:(numel(tempio')-6);
plot(timeio,tempio-min(tempio)-.15,'-.')
%axis([39 1000 23.71 38]);
yline(7,'-.b');
title('Comparison of various control strategies')
ylabel('Temp in C')
xlabel('Time in s')
legend('Proportional Control', 'On-Off Control', 'Set Point')
% responsetemp=(max(temp)-min(temp)).*.632+min(temp);
% risetemp=(max(temp)-min(temp)).*.9+min(temp);
% resptime=9
%risetime=20


Tinf=23
To=23
rob=.034
rib=.032
row=.032
riw=.001
tau=88.428
Rth=log(rob/rib)/(2*pi*.076*1.14)+log(row/riw)/(2*pi*.09*.6145)
Cth=tau/Rth
K=7/150
t=1
SYS=tf(6*Rth,[tau 1])
s=tf('s')
k1=1/7+0/s+0*s
StepModel=SYS*k1
SYS2=tf([184 30],[8 1 0])
step(StepModel,250)
%step(SYS)
stepinfo(SYS)



